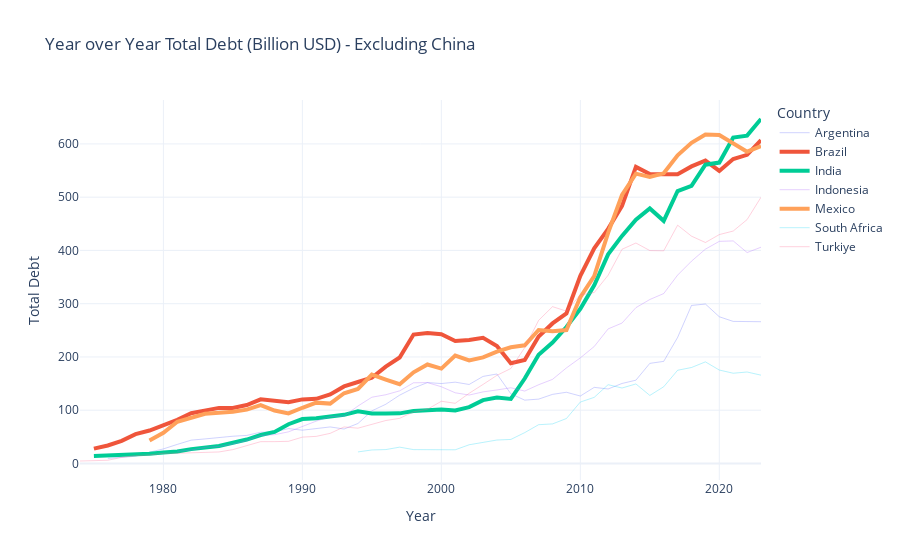

Notebook code for this chart:
### Markdown cell above
China showed the most significant and explosive increase in debt among all countries, especially after 2009. China's debt soared from below 500 Billion USD to a peak of nearly 2600 Billion USD around 2020-2021.

### Code cell
# Exclude China from the DataFrame before plotting
df_filtered = df_final[df_final['Country'] != 'China']

# Define countries to highlight
highlight_countries = ['Mexico', 'Brazil', 'India']

# Create the interactive line plot for Total Debt
fig = px.line(
    df_filtered, # Use the filtered DataFrame here
    x='Year',
    y='Total_Debt_Billion_USD',
    color='Country',
    title='Year over Year Total Debt (Billion USD) - Excluding China', # Updated title for clarity
    labels={
        "Total_Debt_Billion_USD": "Total Debt",
    },
    template='plotly_white'
)

# Highlight Mexico, Brazil, and India: Iterate through each trace and modify its properties
for trace in fig.data:
    # Check if the current trace's name (country) is one of the countries to highlight
    if trace.name in highlight_countries:
        # Make the lines for these countries thicker
        trace.line.width = 4
        # You can optionally set a specific color here if you want them all to be the same highlight color,
        # otherwise, Plotly will keep their default assigned colors which are often distinct enough.
        # Example: trace.line.color = 'blue'
    else:
        # Make other country lines thinner and semi-transparent
        trace.opacity = 0.3
        trace.line.width = 1

# Display the plot
fig.show()

### Figure 1 — Plotly figure (JSON) as saved in the notebook; plotly's stock layout.template omitted (floating-point values rounded to 4 significant figures)
{"data": [{"hovertemplate": "Country=Argentina<br>Year=%{x}<br>Total Debt=%{y}<extra></extra>", "legendgroup": "Argentina", "line": {"color": "#636efa", "dash": "solid", "width": 1}, "marker": {"symbol": "circle"}, "mode": "lines", "name": "Argentina", "opacity": 0.3, "orientation": "v", "showlegend": true, "type": "scatter", "x": [1976, 1977, 1978, 1979, 1980, 1981, 1982, 1983, 1984, 1985, 1986, 1987, 1988, 1989, 1990, 1991, 1992, 1993, 1994, 1995, 1996, 1997, 1998, 1999, 2000, 2001, 2002, 2003, 2004, 2005, 2006, 2007, 2008, 2009, 2010, 2011, 2012, 2013, 2014, 2015, 2016, 2017, 2018, 2019, 2020, 2021, 2022, 2023], "xaxis": "x", "y": [9.502, 11.68, 13.51, 21.18, 27.32, 35.81, 43.79, 46.11, 49.06, 51.16, 52.69, 58.72, 59.02, 65.54, 62.48, 65.67, 68.61, 64.68, 75.09, 98.77, 111.1, 128.3, 141.5, 151.9, 150.1, 152.6, 148.3, 163.4, 168.0, 130.8, 118.9, 120.8, 129.8, 133.7, 126.6, 142.9, 139.9, 150.2, 156.4, 188.0, 191.7, 236.7, 296.7, 299.4, 275.5, 266.8, 266.9, 266.2], "yaxis": "y"}, {"hovertemplate": "Country=Brazil<br>Year=%{x}<br>Total Debt=%{y}<extra></extra>", "legendgroup": "Brazil", "line": {"color": "#EF553B", "dash": "solid", "width": 4}, "marker": {"symbol": "circle"}, "mode": "lines", "name": "Brazil", "orientation": "v", "showlegend": true, "type": "scatter", "x": [1975, 1976, 1977, 1978, 1979, 1980, 1981, 1982, 1983, 1984, 1985, 1986, 1987, 1988, 1989, 1990, 1991, 1992, 1993, 1994, 1995, 1996, 1997, 1998, 1999, 2000, 2001, 2002, 2003, 2004, 2005, 2006, 2007, 2008, 2009, 2010, 2011, 2012, 2013, 2014, 2015, 2016, 2017, 2018, 2019, 2020, 2021, 2022, 2023], "xaxis": "x", "y": [27.78, 33.8, 42.5, 55.03, 61.8, 71.98, 81.91, 94.43, 99.02, 104.4, 104.2, 109.6, 120.5, 118.0, 114.9, 120.3, 121.3, 129.5, 144.6, 152.9, 161.0, 181.8, 199.0, 242.0, 245.1, 242.5, 230.0, 231.9, 235.9, 220.7, 188.4, 194.3, 238.4, 263.0, 281.7, 352.4, 404.0, 440.5, 483.7, 556.9, 543.4, 543.3, 543.0, 557.8, 568.7, 549.3, 571.5, 579.5, 607.1], "yaxis": "y"}, {"hovertemplate": "Country=India<br>Year=%{x}<br>Total Debt=%{y}<extra></extra>", "legendgroup": "India", "line": {"color": "#00cc96", "dash": "solid", "width": 4}, "marker": {"symbol": "circle"}, "mode": "lines", "name": "India", "orientation": "v", "showlegend": true, "type": "scatter", "x": [1975, 1976, 1977, 1978, 1979, 1980, 1981, 1982, 1983, 1984, 1985, 1986, 1987, 1988, 1989, 1990, 1991, 1992, 1993, 1994, 1995, 1996, 1997, 1998, 1999, 2000, 2001, 2002, 2003, 2004, 2005, 2006, 2007, 2008, 2009, 2010, 2011, 2012, 2013, 2014, 2015, 2016, 2017, 2018, 2019, 2020, 2021, 2022, 2023], "xaxis": "x", "y": [13.87, 14.59, 15.41, 16.52, 18.19, 20.72, 22.48, 26.94, 30.65, 32.76, 38.93, 44.91, 53.42, 59.29, 73.72, 83.47, 84.85, 87.78, 91.33, 97.9, 93.81, 93.97, 94.06, 98.33, 99.78, 101.1, 99.5, 105.7, 118.9, 123.6, 121.2, 159.5, 204.1, 227.1, 256.3, 290.4, 334.4, 392.6, 427.2, 457.5, 478.8, 455.5, 511.6, 521.2, 561.0, 565.0, 612.0, 615.5, 646.8], "yaxis": "y"}, {"hovertemplate": "Country=Indonesia<br>Year=%{x}<br>Total Debt=%{y}<extra></extra>", "legendgroup": "Indonesia", "line": {"color": "#ab63fa", "dash": "solid", "width": 1}, "marker": {"symbol": "circle"}, "mode": "lines", "name": "Indonesia", "opacity": 0.3, "orientation": "v", "showlegend": true, "type": "scatter", "x": [1981, 1982, 1983, 1984, 1985, 1986, 1987, 1988, 1989, 1990, 1991, 1992, 1993, 1994, 1995, 1996, 1997, 1998, 1999, 2000, 2001, 2002, 2003, 2004, 2005, 2006, 2007, 2008, 2009, 2010, 2011, 2012, 2013, 2014, 2015, 2016, 2017, 2018, 2019, 2020, 2021, 2022, 2023], "xaxis": "x", "y": [22.76, 25.13, 30.23, 32.03, 36.71, 42.91, 52.53, 54.05, 59.38, 69.85, 79.53, 87.99, 89.16, 107.8, 124.4, 129.0, 136.3, 151.5, 151.8, 144.0, 132.7, 128.4, 134.4, 138.0, 142.1, 136.0, 147.8, 157.9, 179.4, 198.3, 219.6, 252.6, 263.6, 292.6, 307.8, 319.1, 353.7, 379.9, 402.4, 417.1, 417.9, 396.0, 406.1], "yaxis": "y"}, {"hovertemplate": "Country=Mexico<br>Year=%{x}<br>Total Debt=%{y}<extra></extra>", "legendgroup": "Mexico", "line": {"color": "#FFA15A", "dash": "solid", "width": 4}, "marker": {"symbol": "circle"}, "mode": "lines", "name": "Mexico", "orientation": "v", "showlegend": true, "type": "scatter", "x": [1979, 1980, 1981, 1982, 1983, 1984, 1985, 1986, 1987, 1988, 1989, 1990, 1991, 1992, 1993, 1994, 1995, 1996, 1997, 1998, 1999, 2000, 2001, 2002, 2003, 2004, 2005, 2006, 2007, 2008, 2009, 2010, 2011, 2012, 2013, 2014, 2015, 2016, 2017, 2018, 2019, 2020, 2021, 2022, 2023], "xaxis": "x", "y": [42.97, 57.57, 78.41, 86.27, 93.16, 95.02, 97.06, 101.1, 109.7, 99.4, 94.02, 104.6, 114.2, 112.5, 131.9, 139.9, 166.7, 157.6, 148.8, 171.1, 185.9, 178.1, 202.6, 193.5, 199.3, 210.0, 218.2, 221.8, 250.7, 248.2, 250.5, 312.3, 351.7, 433.0, 504.1, 544.2, 538.0, 544.8, 578.6, 602.0, 617.4, 616.7, 601.5, 585.5, 595.9], "yaxis": "y"}, {"hovertemplate": "Country=South Africa<br>Year=%{x}<br>Total Debt=%{y}<extra></extra>", "legendgroup": "South Africa", "line": {"color": "#19d3f3", "dash": "solid", "width": 1}, "marker": {"symbol": "circle"}, "mode": "lines", "name": "South Africa", "opacity": 0.3, "orientation": "v", "showlegend": true, "type": "scatter", "x": [1994, 1995, 1996, 1997, 1998, 1999, 2000, 2001, 2002, 2003, 2004, 2005, 2006, 2007, 2008, 2009, 2010, 2011, 2012, 2013, 2014, 2015, 2016, 2017, 2018, 2019, 2020, 2021, 2022, 2023], "xaxis": "x", "y": [21.67, 25.36, 26.05, 30.63, 26.01, 25.72, 26.67, 25.68, 35.1, 40.11, 44.01, 45.09, 57.94, 72.81, 74.27, 84.38, 115.3, 124.1, 148.0, 141.6, 149.3, 127.7, 144.0, 175.0, 180.2, 190.7, 175.4, 169.4, 171.7, 165.8], "yaxis": "y"}, {"hovertemplate": "Country=Turkiye<br>Year=%{x}<br>Total Debt=%{y}<extra></extra>", "legendgroup": "Turkiye", "line": {"color": "#FF6692", "dash": "solid", "width": 1}, "marker": {"symbol": "circle"}, "mode": "lines", "name": "Turkiye", "opacity": 0.3, "orientation": "v", "showlegend": true, "type": "scatter", "x": [1974, 1975, 1976, 1977, 1978, 1979, 1980, 1981, 1982, 1983, 1984, 1985, 1986, 1987, 1988, 1989, 1990, 1991, 1992, 1993, 1994, 1995, 1996, 1997, 1998, 1999, 2000, 2001, 2002, 2003, 2004, 2005, 2006, 2007, 2008, 2009, 2010, 2011, 2012, 2013, 2014, 2015, 2016, 2017, 2018, 2019, 2020, 2021, 2022, 2023], "xaxis": "x", "y": [4.633, 5.059, 6.001, 11.45, 14.85, 15.93, 19.13, 19.24, 19.72, 20.32, 21.61, 26.01, 32.93, 40.94, 40.99, 41.58, 49.42, 50.87, 56.55, 68.6, 66.25, 73.78, 80.62, 84.72, 96.95, 101.8, 116.8, 112.9, 131.8, 148.4, 165.5, 178.3, 217.5, 268.7, 294.4, 286.0, 316.7, 321.0, 353.4, 402.2, 413.9, 399.7, 399.3, 447.4, 426.8, 414.9, 429.8, 436.4, 457.9, 499.8], "yaxis": "y"}], "layout": {"legend": {"title": {"text": "Country"}, "tracegroupgap": 0}, "title": {"text": "Year over Year Total Debt (Billion USD) - Excluding China"}, "xaxis": {"anchor": "y", "domain": [0, 1], "title": {"text": "Year"}}, "yaxis": {"anchor": "x", "domain": [0, 1], "title": {"text": "Total Debt"}}}}
